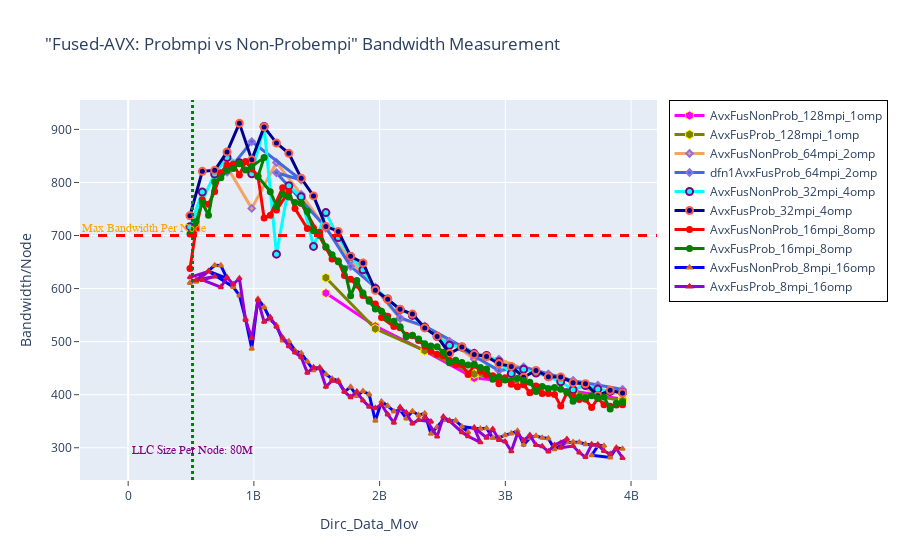

Write notebook code for a chart like this one.
### Markdown cell above
# BANDWIDTH

### Code cell
fig = go.Figure() 

# Case 1
fig.add_trace(go.Scatter(x=(dfn1AvxFusNonProb_128mpi_1omp.Dirc_Data_Mov*(dfn1AvxFusNonProb_128mpi_1omp.MPI_size)), 
                         y=(dfn1AvxFusNonProb_128mpi_1omp.BAND*(dfn1AvxFusNonProb_128mpi_1omp.MPI_size)), 
                         mode='lines+markers', 
                         name='AvxFusNonProb_128mpi_1omp',
                         line=dict(color='magenta',width=3),
                         marker=dict(symbol='hexagon',size=9, line=dict(color='yellow',width=1))))

fig.add_trace(go.Scatter(x=(dfn1AvxFusProb_128mpi_1omp.Dirc_Data_Mov*(dfn1AvxFusProb_128mpi_1omp.MPI_size)), 
                         y=(dfn1AvxFusProb_128mpi_1omp.BAND*(dfn1AvxFusProb_128mpi_1omp.MPI_size)), 
                         mode='lines+markers', 
                         name='AvxFusProb_128mpi_1omp',
                         line=dict(color='olive',width=3),
                         marker=dict(symbol='hexagon',size=9, line=dict(color='yellow',width=1))))


# Case 2
fig.add_trace(go.Scatter(x=(dfn1AvxFusNonProb_64mpi_2omp.Dirc_Data_Mov*(dfn1AvxFusNonProb_64mpi_2omp.MPI_size)), 
                         y=(dfn1AvxFusNonProb_64mpi_2omp.BAND*(dfn1AvxFusNonProb_64mpi_2omp.MPI_size)), 
                         mode='lines+markers', 
                         name='AvxFusNonProb_64mpi_2omp',
                         line=dict(color='sandybrown',width=3),
                         marker=dict(symbol='diamond',size=5,line=dict(color='MediumPurple',width=2))))

fig.add_trace(go.Scatter(x=(dfn1AvxFusProb_64mpi_2omp.Dirc_Data_Mov*(dfn1AvxFusProb_64mpi_2omp.MPI_size)), 
                         y=(dfn1AvxFusProb_64mpi_2omp.BAND*(dfn1AvxFusProb_64mpi_2omp.MPI_size)), 
                         mode='lines+markers', 
                         name='dfn1AvxFusProb_64mpi_2omp',
                         line=dict(color='royalblue',width=3),
                         marker=dict(symbol='diamond',size=5,line=dict(color='MediumPurple',width=2))))


# Case 3
fig.add_trace(go.Scatter(x=(dfn1AvxFusNonProb_32mpi_4omp.Dirc_Data_Mov*(dfn1AvxFusNonProb_32mpi_4omp.MPI_size)), 
                         y=(dfn1AvxFusNonProb_32mpi_4omp.BAND*(dfn1AvxFusNonProb_32mpi_4omp.MPI_size)), 
                         mode='lines+markers', 
                         name='AvxFusNonProb_32mpi_4omp',
                         line=dict(color='cyan',width=3),
                         marker=dict(symbol='circle',size=7,line=dict(color='Purple',width=2))))


fig.add_trace(go.Scatter(x=(dfn1AvxFusProb_32mpi_4omp.Dirc_Data_Mov*(dfn1AvxFusProb_32mpi_4omp.MPI_size)), 
                         y=(dfn1AvxFusProb_32mpi_4omp.BAND*(dfn1AvxFusProb_32mpi_4omp.MPI_size)), 
                         mode='lines+markers', 
                         name='AvxFusProb_32mpi_4omp',
                         line=dict(color='darkblue',width=3),
                         marker=dict(symbol='circle',size=7, line=dict(color='tomato',width=2))))



# Case 4

fig.add_trace(go.Scatter(x=(dfn1AvxFusNonProb_16mpi_8omp.Dirc_Data_Mov*(dfn1AvxFusNonProb_16mpi_8omp.MPI_size)), 
                         y=(dfn1AvxFusNonProb_16mpi_8omp.BAND*(dfn1AvxFusNonProb_16mpi_8omp.MPI_size)), 
                         mode='lines+markers', 
                         name='AvxFusNonProb_16mpi_8omp',
                         line=dict(color='red',width=3),
                         marker=dict(symbol='circle',size=5,line=dict(color='red',width=2))))


fig.add_trace(go.Scatter(x=(dfn1AvxFusProb_16mpi_8omp.Dirc_Data_Mov*(dfn1AvxFusProb_16mpi_8omp.MPI_size)), 
                         y=(dfn1AvxFusProb_16mpi_8omp.BAND*(dfn1AvxFusProb_16mpi_8omp.MPI_size)), 
                         mode='lines+markers', 
                         name='AvxFusProb_16mpi_8omp',
                         line=dict(color='green',width=3),
                         marker=dict(symbol='circle',size=5,line=dict(color='green',width=2))))


# Case 5

fig.add_trace(go.Scatter(x=(dfn1AvxFusNonProb_8mpi_16omp.Dirc_Data_Mov*(dfn1AvxFusNonProb_8mpi_16omp.MPI_size)), 
                         y=(dfn1AvxFusNonProb_8mpi_16omp.BAND*(dfn1AvxFusNonProb_8mpi_16omp.MPI_size)), 
                         mode='lines+markers', 
                         name='AvxFusNonProb_8mpi_16omp',
                         line=dict(color='blue',width=3),
                         marker=dict(symbol='triangle-up',size=4,line=dict(color='chocolate',width=2))))


fig.add_trace(go.Scatter(x=(dfn1AvxFusProb_8mpi_16omp.Dirc_Data_Mov*(dfn1AvxFusProb_8mpi_16omp.MPI_size)), 
                         y=(dfn1AvxFusProb_8mpi_16omp.BAND*(dfn1AvxFusProb_8mpi_16omp.MPI_size)), 
                         mode='lines+markers', 
                         name='AvxFusProb_8mpi_16omp',
                         line=dict(color='darkviolet',width=3),
                         marker=dict(symbol='triangle-up',size=4,line=dict(color='crimson',width=2))))




# Adding vertical and horizontal lines 
fig.add_vline(x=512e6, line_width=3, line_dash="dot", line_color="green")
fig.add_hline(y=700, line_width=3, line_dash="dash", line_color="red")

# Add annotation with arrow
fig.add_annotation(
    x='512e6'
    , y=280
    , text=f'LLC Size Per Node: 80M'
    , yanchor='bottom'
    , showarrow=False
    , arrowhead=1
    , arrowsize=1
    , arrowwidth=2
    , arrowcolor="#636363"
    , ax=-20
    , ay=-30
    , font=dict(size=12, color="purple", family="Sans Serif")
    , align="left"
    ,)

fig.add_annotation(
    x='130e6'
    , y=700
    , text=f'Max Bandwidth Per Node'
    , yanchor='bottom'
    , showarrow=False
    , arrowhead=1
    , arrowsize=1
    , arrowwidth=2
    , arrowcolor="#636363"
    , ax=-20
    , ay=-30
    , font=dict(size=12, color="orange", family="Sans Serif")
    , align="left"
    ,)


fig.update_layout(title='"Fused-AVX: Probmpi vs Non-Probempi" Bandwidth Measurement',
                  xaxis_title='Dirc_Data_Mov', yaxis_title='Bandwidth/Node', 
                  xaxis=dict(ticks="outside"),  
                  yaxis=dict(ticks="outside"),
                  legend=go.layout.Legend(bordercolor="black",borderwidth=1))

### Figure 1 — Plotly figure (JSON) as saved in the notebook; plotly's stock layout.template omitted (floating-point values rounded to 4 significant figures)
{"data": [{"line": {"color": "magenta", "width": 3}, "marker": {"line": {"color": "yellow", "width": 1}, "size": 9, "symbol": "hexagon"}, "mode": "lines+markers", "name": "AvxFusNonProb_128mpi_1omp", "type": "scatter", "x": [1572864000, 1966080000, 2359296000, 2752512000, 3145728000, 3538944000, 3932160000], "y": [591.4, 529.2, 482.6, 431.4, 422.7, 406.4, 391.6]}, {"line": {"color": "olive", "width": 3}, "marker": {"line": {"color": "yellow", "width": 1}, "size": 9, "symbol": "hexagon"}, "mode": "lines+markers", "name": "AvxFusProb_128mpi_1omp", "type": "scatter", "x": [1572864000, 1966080000, 2359296000, 2752512000, 3145728000, 3538944000, 3932160000], "y": [620.4, 524.2, 483.1, 438.9, 422.9, 403.9, 388.9]}, {"line": {"color": "sandybrown", "width": 3}, "marker": {"line": {"color": "MediumPurple", "width": 2}, "size": 5, "symbol": "diamond"}, "mode": "lines+markers", "name": "AvxFusNonProb_64mpi_2omp", "type": "scatter", "x": [786432000, 983040000, 1179648000, 1376256000, 1572864000, 1769472000, 1966080000, 2162688000, 2359296000, 2555904000, 2752512000, 2949120000, 3145728000, 3342336000, 3538944000, 3735552000, 3932160000], "y": [829.4, 751.1, 837.7, 777.5, 713.9, 653.1, 600.1, 543.6, 528.5, 500.0, 467.1, 467.0, 448.4, 438.9, 426.4, 399.1, 404.5]}, {"line": {"color": "royalblue", "width": 3}, "marker": {"line": {"color": "MediumPurple", "width": 2}, "size": 5, "symbol": "diamond"}, "mode": "lines+markers", "name": "dfn1AvxFusProb_64mpi_2omp", "type": "scatter", "x": [786432000, 983040000, 1376256000, 1179648000, 1572864000, 1769472000, 1966080000, 2162688000, 2359296000, 2752512000, 2555904000, 2949120000, 3145728000, 3342336000, 3538944000, 3735552000, 3932160000], "y": [819.4, 877.0, 804.6, 818.3, 715.1, 641.9, 602.5, 544.9, 529.1, 478.5, 500.2, 445.5, 452.3, 438.7, 426.4, 418.1, 409.8]}, {"line": {"color": "cyan", "width": 3}, "marker": {"line": {"color": "Purple", "width": 2}, "size": 7, "symbol": "circle"}, "mode": "lines+markers", "name": "AvxFusNonProb_32mpi_4omp", "type": "scatter", "x": [589824000, 491520000, 688128000, 786432000, 884736000, 983040000, 1081344000, 1179648000, 1277952000, 1376256000, 1474560000, 1572864000, 1671168000, 1769472000, 1867776000, 1966080000, 2064384000, 2162688000, 2260992000, 2359296000, 2457600000, 2555904000, 2654208000, 2752512000, 2850816000, 2949120000, 3047424000, 3145728000, 3244032000, 3342336000, 3440640000, 3538944000, 3637248000, 3735552000, 3833856000, 3932160000], "y": [782.0, 716.7, 815.8, 847.1, 837.1, 816.3, 905.4, 664.9, 793.8, 772.9, 679.4, 743.2, 696.1, 660.6, 635.4, 600.3, 580.3, 560.5, 549.4, 527.1, 509.7, 493.1, 489.9, 477.5, 474.0, 462.0, 439.9, 447.8, 440.7, 434.0, 424.3, 409.5, 417.4, 410.6, 406.2, 403.9]}, {"line": {"color": "darkblue", "width": 3}, "marker": {"line": {"color": "tomato", "width": 2}, "size": 7, "symbol": "circle"}, "mode": "lines+markers", "name": "AvxFusProb_32mpi_4omp", "type": "scatter", "x": [491520000, 589824000, 688128000, 786432000, 884736000, 983040000, 1081344000, 1179648000, 1277952000, 1376256000, 1474560000, 1572864000, 1671168000, 1769472000, 1867776000, 1966080000, 2064384000, 2162688000, 2260992000, 2359296000, 2457600000, 2555904000, 2654208000, 2752512000, 2850816000, 2949120000, 3047424000, 3145728000, 3244032000, 3342336000, 3440640000, 3538944000, 3637248000, 3735552000, 3833856000, 3932160000], "y": [737.3, 821.0, 822.8, 857.4, 911.3, 842.5, 904.7, 874.2, 855.1, 807.8, 774.6, 717.2, 707.8, 660.9, 648.2, 596.8, 579.9, 560.9, 551.9, 525.8, 509.8, 477.6, 490.0, 475.8, 472.0, 458.2, 453.3, 432.9, 445.8, 433.9, 433.3, 422.6, 420.6, 398.1, 408.2, 403.4]}, {"line": {"color": "red", "width": 3}, "marker": {"line": {"color": "red", "width": 2}, "size": 5, "symbol": "circle"}, "mode": "lines+markers", "name": "AvxFusNonProb_16mpi_8omp", "type": "scatter", "x": [491520000, 540672000, 589824000, 638976000, 688128000, 737280000, 786432000, 835584000, 884736000, 933888000, 983040000, 1032192000, 1081344000, 1130496000, 1228800000, 1179648000, 1277952000, 1327104000, 1425408000, 1474560000, 1523712000, 1572864000, 1376256000, 1622016000, 1671168000, 1720320000, 1769472000, 1818624000, 1867776000, 1916928000, 1966080000, 2064384000, 2015232000, 2113536000, 2162688000, 2211840000, 2260992000, 2310144000, 2359296000, 2408448000, 2457600000, 2506752000, 2555904000, 2605056000, 2654208000, 2703360000, 2752512000, 2801664000, 2850816000, 2899968000, 2949120000, 2998272000, 3047424000, 3096576000, 3145728000, 3194880000, 3244032000, 3293184000, 3342336000, 3391488000, 3440640000, 3489792000, 3538944000, 3588096000, 3637248000, 3686400000, 3735552000, 3784704000, 3833856000, 3883008000, 3932160000], "y": [637.6, 713.4, 767.2, 759.1, 782.9, 818.1, 833.0, 834.6, 813.9, 839.4, 825.5, 812.3, 732.9, 738.2, 790.0, 747.9, 783.0, 750.8, 713.3, 713.5, 706.1, 677.7, 760.9, 655.6, 652.1, 624.7, 617.4, 606.6, 586.9, 579.0, 570.9, 547.9, 545.4, 528.5, 526.1, 511.8, 511.1, 502.0, 491.4, 482.1, 476.0, 473.4, 464.4, 456.6, 456.8, 438.0, 455.7, 444.3, 437.0, 435.7, 420.5, 432.1, 419.9, 415.0, 418.6, 403.7, 416.5, 402.2, 402.4, 400.6, 378.5, 403.6, 397.2, 391.1, 391.3, 375.9, 392.9, 381.2, 378.1, 380.6, 381.0]}, {"line": {"color": "green", "width": 3}, "marker": {"line": {"color": "green", "width": 2}, "size": 5, "symbol": "circle"}, "mode": "lines+markers", "name": "AvxFusProb_16mpi_8omp", "type": "scatter", "x": [491520000, 540672000, 589824000, 638976000, 688128000, 737280000, 786432000, 835584000, 884736000, 933888000, 983040000, 1081344000, 1032192000, 1130496000, 1179648000, 1228800000, 1277952000, 1327104000, 1376256000, 1425408000, 1474560000, 1523712000, 1572864000, 1622016000, 1671168000, 1720320000, 1769472000, 1818624000, 1867776000, 1916928000, 1966080000, 2015232000, 2064384000, 2113536000, 2162688000, 2211840000, 2260992000, 2310144000, 2359296000, 2408448000, 2457600000, 2506752000, 2555904000, 2605056000, 2654208000, 2703360000, 2752512000, 2801664000, 2850816000, 2899968000, 2949120000, 2998272000, 3096576000, 3145728000, 3194880000, 3244032000, 3293184000, 3342336000, 3391488000, 3440640000, 3489792000, 3538944000, 3588096000, 3637248000, 3686400000, 3735552000, 3784704000, 3833856000, 3883008000, 3932160000], "y": [702.7, 726.1, 761.8, 738.2, 801.5, 808.8, 822.7, 826.3, 835.7, 823.4, 830.1, 846.8, 811.1, 782.7, 755.8, 778.4, 772.7, 762.3, 761.2, 745.2, 709.1, 699.9, 678.7, 663.7, 650.7, 637.2, 586.3, 615.1, 591.5, 576.1, 561.4, 557.3, 542.7, 538.5, 528.0, 509.1, 511.9, 504.9, 496.0, 491.7, 490.2, 479.9, 460.3, 464.8, 460.8, 455.9, 457.2, 451.0, 448.6, 429.1, 434.0, 427.5, 431.2, 427.2, 423.6, 406.2, 415.2, 411.0, 413.7, 410.1, 405.6, 387.4, 395.6, 393.6, 398.0, 394.4, 395.8, 373.0, 384.0, 386.2]}, {"line": {"color": "blue", "width": 3}, "marker": {"line": {"color": "chocolate", "width": 2}, "size": 4, "symbol": "triangle-up"}, "mode": "lines+markers", "name": "AvxFusNonProb_8mpi_16omp", "type": "scatter", "x": [491520000, 589824000, 540672000, 688128000, 737280000, 786432000, 638976000, 835584000, 884736000, 933888000, 983040000, 1032192000, 1081344000, 1130496000, 1179648000, 1228800000, 1277952000, 1327104000, 1376256000, 1425408000, 1474560000, 1523712000, 1572864000, 1622016000, 1671168000, 1720320000, 1769472000, 1818624000, 1867776000, 1916928000, 1966080000, 2015232000, 2064384000, 2113536000, 2162688000, 2211840000, 2260992000, 2310144000, 2359296000, 2408448000, 2457600000, 2506752000, 2555904000, 2605056000, 2703360000, 2654208000, 2752512000, 2801664000, 2850816000, 2899968000, 2949120000, 2998272000, 3047424000, 3096576000, 3145728000, 3194880000, 3244032000, 3293184000, 3342336000, 3391488000, 3489792000, 3440640000, 3538944000, 3588096000, 3637248000, 3784704000, 3735552000, 3686400000, 3833856000, 3883008000, 3932160000], "y": [610.5, 621.1, 612.7, 643.7, 643.5, 619.4, 632.7, 603.1, 587.1, 542.8, 486.6, 580.4, 565.0, 541.7, 530.7, 502.2, 500.4, 483.0, 478.3, 462.4, 445.9, 451.5, 438.5, 430.2, 426.6, 405.4, 414.8, 397.4, 406.8, 400.5, 350.9, 387.1, 378.8, 368.4, 371.2, 355.3, 368.8, 361.3, 365.0, 326.2, 338.9, 352.8, 351.0, 351.1, 329.3, 340.0, 336.9, 335.8, 336.7, 318.6, 318.7, 323.8, 327.0, 331.7, 305.5, 318.5, 322.2, 318.8, 317.4, 297.4, 310.5, 309.2, 310.5, 310.2, 306.6, 303.7, 303.4, 285.7, 281.7, 300.1, 297.9]}, {"line": {"color": "darkviolet", "width": 3}, "marker": {"line": {"color": "crimson", "width": 2}, "size": 4, "symbol": "triangle-up"}, "mode": "lines+markers", "name": "AvxFusProb_8mpi_16omp", "type": "scatter", "x": [491520000, 638976000, 540672000, 688128000, 589824000, 737280000, 786432000, 835584000, 884736000, 933888000, 983040000, 1032192000, 1081344000, 1130496000, 1179648000, 1228800000, 1277952000, 1327104000, 1376256000, 1425408000, 1474560000, 1523712000, 1572864000, 1622016000, 1671168000, 1720320000, 1769472000, 1818624000, 1867776000, 1916928000, 1966080000, 2015232000, 2064384000, 2113536000, 2162688000, 2211840000, 2260992000, 2310144000, 2408448000, 2359296000, 2457600000, 2506752000, 2555904000, 2654208000, 2703360000, 2801664000, 2752512000, 2850816000, 2899968000, 2949120000, 2998272000, 3047424000, 3096576000, 3145728000, 3194880000, 3244032000, 3293184000, 3342336000, 3391488000, 3489792000, 3440640000, 3538944000, 3588096000, 3637248000, 3686400000, 3735552000, 3784704000, 3833856000, 3883008000, 3932160000], "y": [621.2, 632.5, 616.0, 622.7, 616.3, 602.5, 620.9, 608.1, 619.4, 540.9, 506.6, 578.1, 537.3, 545.7, 528.0, 507.3, 491.4, 479.5, 470.7, 441.6, 451.4, 449.9, 414.8, 426.5, 424.4, 405.7, 395.4, 405.7, 388.9, 377.4, 374.5, 381.5, 362.7, 347.3, 376.3, 366.2, 345.5, 352.5, 349.2, 357.4, 321.0, 358.4, 350.5, 329.3, 321.7, 310.2, 337.8, 319.0, 335.2, 314.8, 311.7, 293.3, 326.8, 313.7, 323.6, 305.0, 302.7, 293.2, 305.1, 316.5, 300.1, 303.1, 291.1, 282.3, 306.2, 305.7, 293.9, 288.1, 298.7, 280.7]}], "layout": {"annotations": [{"align": "left", "arrowcolor": "#636363", "arrowhead": 1, "arrowsize": 1, "arrowwidth": 2, "ax": -20, "ay": -30, "font": {"color": "purple", "family": "Sans Serif", "size": 12}, "showarrow": false, "text": "LLC Size Per Node: 80M", "x": "512e6", "y": 280, "yanchor": "bottom"}, {"align": "left", "arrowcolor": "#636363", "arrowhead": 1, "arrowsize": 1, "arrowwidth": 2, "ax": -20, "ay": -30, "font": {"color": "orange", "family": "Sans Serif", "size": 12}, "showarrow": false, "text": "Max Bandwidth Per Node", "x": "130e6", "y": 700, "yanchor": "bottom"}], "legend": {"bordercolor": "black", "borderwidth": 1}, "shapes": [{"line": {"color": "green", "dash": "dot", "width": 3}, "type": "line", "x0": 512000000, "x1": 512000000, "xref": "x", "y0": 0, "y1": 1, "yref": "y domain"}, {"line": {"color": "red", "dash": "dash", "width": 3}, "type": "line", "x0": 0, "x1": 1, "xref": "x domain", "y0": 700, "y1": 700, "yref": "y"}], "title": {"text": "\"Fused-AVX: Probmpi vs Non-Probempi\" Bandwidth Measurement"}, "xaxis": {"ticks": "outside", "title": {"text": "Dirc_Data_Mov"}}, "yaxis": {"ticks": "outside", "title": {"text": "Bandwidth/Node"}}}}
